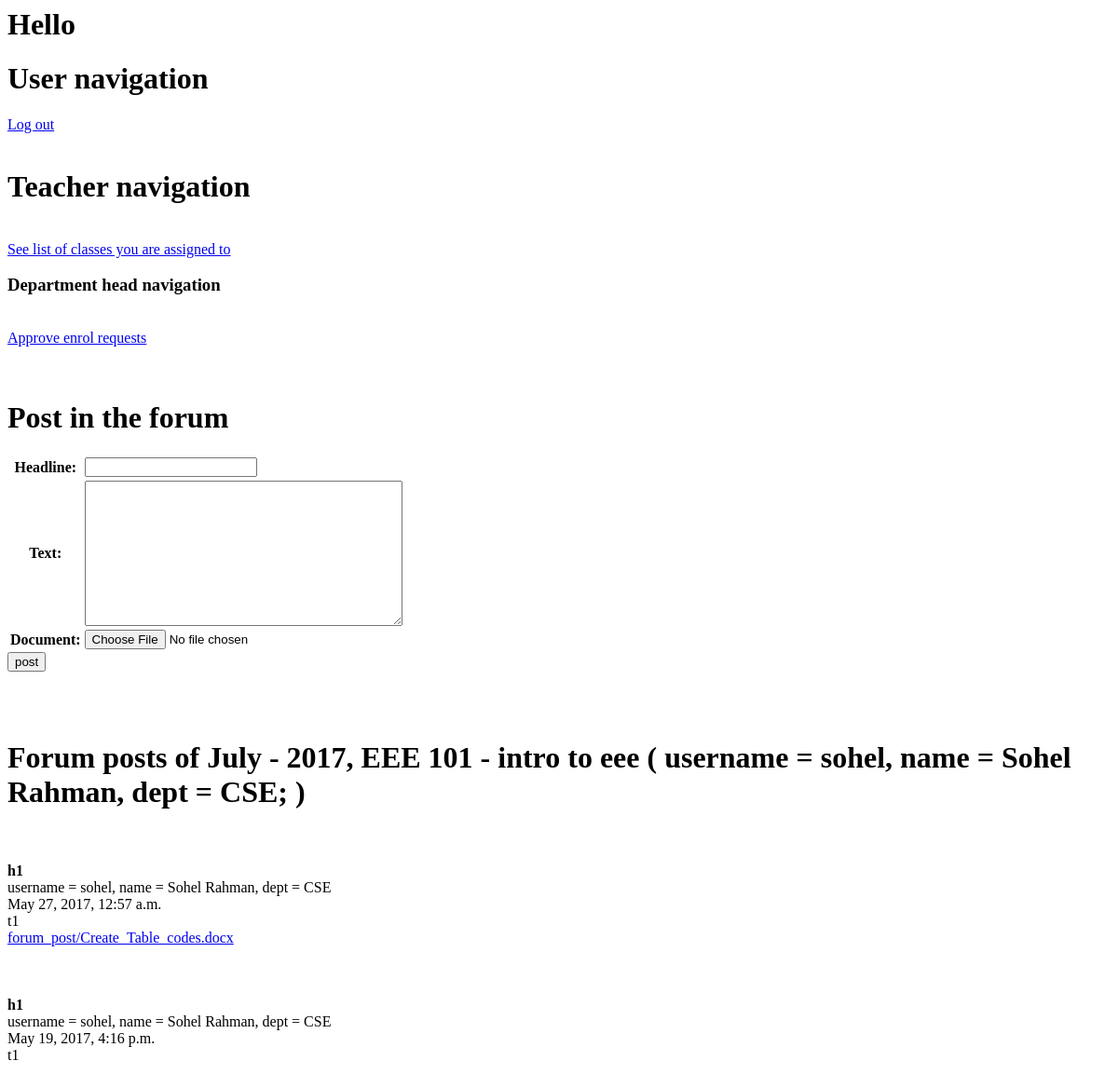
Page /teacher-post-in-class-forum/3/ (signed in) on the earlier database version.
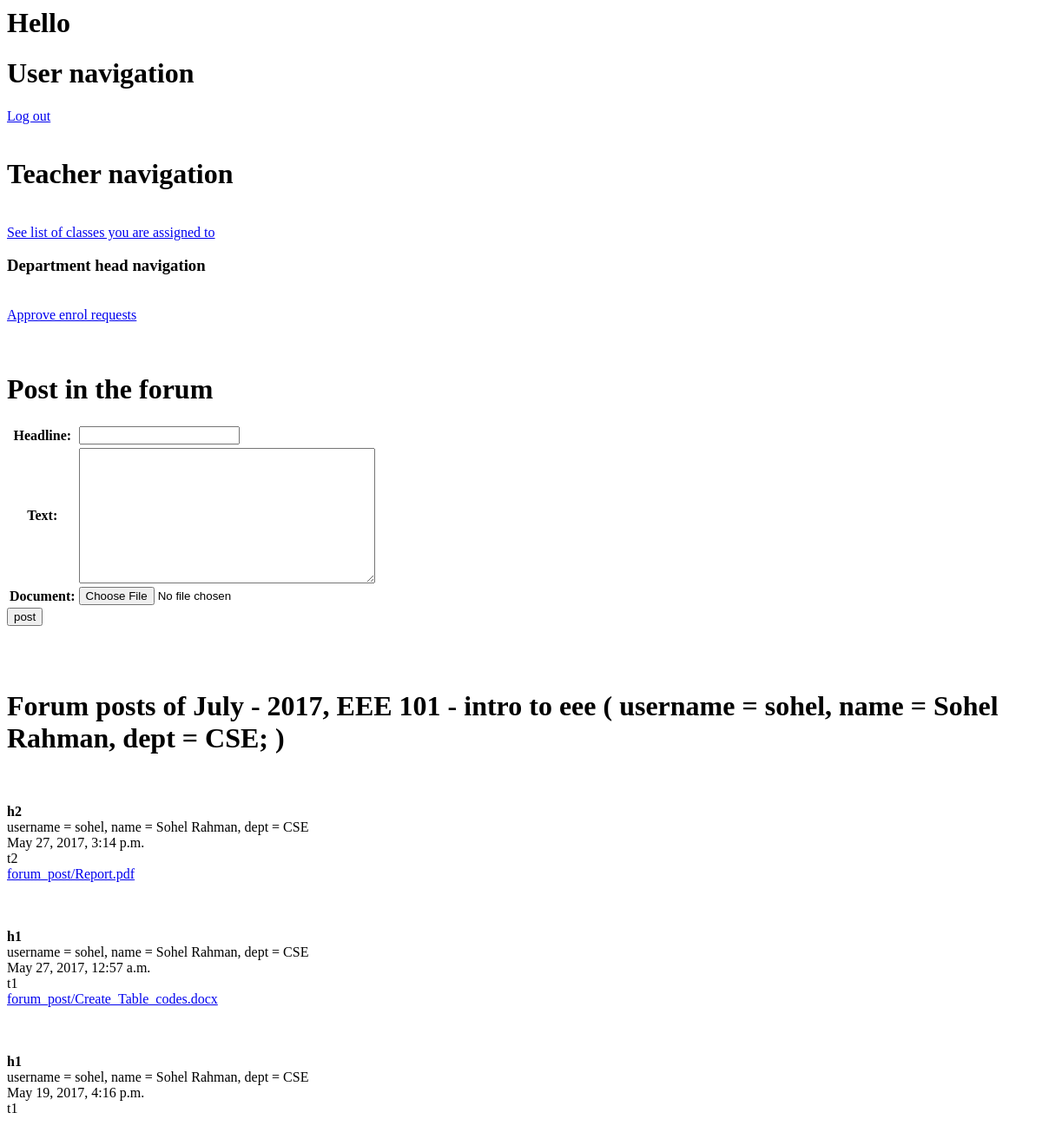
Same page on the later database version.
### cms/models.py (models this page shows, shortened)
class Class_of_course(models.Model):
    JANUARY = 'January'
    JULY = 'July'
    SESSION_MONTH = (
        (JANUARY, 'January'),
        (JULY, 'July')
    )
    month = models.CharField(max_length=200, choices=SESSION_MONTH, null=True)
    year = models.IntegerField(validators=[MinValueValidator(1990), MaxValueValidator(2020)])
    course_of_class = models.ForeignKey( Course )
    class_teacher = models.ManyToManyField( Teacher )
    class Meta:
        unique_together = ( 'month', 'year', 'course_of_class' )
    def __str__(self):
        class_teacher_list = self.class_teacher.all()
        ret =  self.month + ' - ' + str(self.year) + ', ' + self.course_of_class.course_num + ' - ' + \
                self.course_of_class.course_name + ' ( '
        for teacher in class_teacher_list :
            ret += ( teacher.__str__() + '; ' )
        ret += ')'
        return ret

class Course(models.Model):
    course_num = models.CharField(max_length=200, null=True, unique=True)
    course_name = models.CharField(max_length=200, null=True)
    credit_hour = models.IntegerField(null=True)
    dept = models.ForeignKey(Department, on_delete=models.CASCADE, null=True)

class User(models.Model):
    username = models.CharField(max_length=200, unique=True)
    password = models.CharField(max_length=200)
    first_name = models.CharField(max_length=200, default="", blank=True)
    last_name = models.CharField(max_length=200, default="", blank=True)
    address = models.CharField(max_length=200, default="", blank=True)
    phone_num = models.CharField(max_length=20, blank=True)
    email_address = models.EmailField(null=True, blank=True)
    TEACHER = 'TEACHER'
    STUDENT = 'STUDENT'
    ADMIN = 'ADMIN'
    USER_TYPE = (
        ( 'TEACHER', 'Teacher' ),
        ( 'STUDENT', 'Student' ),
        ( 'ADMIN', 'Admin' )
    )
    user_type = models.CharField(max_length=200, choices=USER_TYPE)

class Teacher(User):
    PROFESSOR = 'PROFESSOR'
    ASSOCIATE_PROF = 'ASSOCIATE_PROF'
    ASSISTANT_PROF = 'ASSISTANT_PROF'
    LECTURER = 'LECTURER'
    RANKS = (
        (PROFESSOR, 'Professor'),
        (ASSOCIATE_PROF, 'Associate Professor'),
        (ASSISTANT_PROF, 'Assistant Professor'),
        (LECTURER, 'Lecturer')
    )
    joinDate = models.DateField(null=True, blank=True)
    dept = models.ForeignKey(Department, on_delete=models.CASCADE, null=True)
    rank = models.CharField(max_length=200, blank=True, choices=RANKS)
    def __str__(self):
        return 'username = ' + self.username + ', name = ' + self.first_name + " " + self.last_name + ', dept = ' + self.dept.name

class Department(models.Model):
    name = models.CharField(max_length=30, unique=True)
    head = models.ForeignKey('Teacher', on_delete=models.SET_NULL, null=True, blank=True)

class Forum_post(models.Model):
    teacher = models.ForeignKey(Teacher)
    class_of_course = models.ForeignKey(Class_of_course)
    headline = models.CharField( max_length=999, validators=[MinLengthValidator(1)] )
    text = models.TextField( max_length=9999, validators=[MinLengthValidator(1)] )
    date_time = models.DateTimeField(null=True)
    document = models.FileField(upload_to='forum_post/', null=True)

### cms/views.py (the view, shortened to what this page needs)
# urls.py: url(r'teacher-post-in-class-forum/(?P<class_pk>[0-9]+)/$', teacher_post_in_class_forum, name='teacher_post_in_class_forum'),
def teacher_post_in_class_forum(request, class_pk) :
    print('start of teacher_post_in_class_forum')
    user_type = request.session.get('user_type', None)
    username = request.session.get('username', None)
    if (user_type != 'TEACHER'):  # Non Teacher
        print('User is not teacher')
        return render(request, 'permission_denied.html')
    current_class_of_course = Class_of_course.objects.get(pk=class_pk)
    print('current_class_of_course = ' + str(current_class_of_course) )
    current_teacher = Teacher.objects.get( username= username )
    print('current_teacher = ' + str(current_teacher)  )
    if ( not current_class_of_course.class_teacher.all().filter( username=username ).exists() ) :
        print('current teacher is not assigned to this course')
        return render(request, 'permission_denied.html')
    form = teacher_post_in_class_forum_form()
    all_forum_post_of_this_class = Forum_post.objects.all().filter(class_of_course=current_class_of_course).order_by(
        '-date_time')
    context = {
        'current_class_of_course': current_class_of_course,
        'all_forum_post_of_this_class': all_forum_post_of_this_class,
        'teacher_post_in_class_forum_form' : form,
    }
    if ( request.method != 'POST' ): # teacher just loaded the page, didn't click on the post button
        return render(request, 'teacher_post_in_class_forum.html', context)

### cms/forms.py
class teacher_post_in_class_forum_form(forms.ModelForm) :
    class Meta:
        model = Forum_post
        fields = [ 'headline', 'text', 'document' ]

### cms/templates/teacher_post_in_class_forum.html (shortened to what this page needs)
{% include  'includes/teacher_navigation.html' %}
{% if teacher_post_in_class_forum_form %}
    <h1> Post in the forum </h1>
    <form method="post" action="" enctype="multipart/form-data" >
    <table>
    {{ teacher_post_in_class_forum_form }}
    </table>
    <input type="submit" value="post"/>
    </form>
{% endif %}
<h1> Forum posts of {{ current_class_of_course }} </h1>
{% if all_forum_post_of_this_class %}
    {% for fp in all_forum_post_of_this_class %}
        <b> {{ fp.headline }} </b>
        {{ fp.teacher }}
        {{ fp.date_time }}
        {{ fp.text }}
        {% if fp.document %}
            <a href="{% url 'serve_file_of_forum_post' fp.pk %}" > {{ fp.document }} </a>
        {% endif %}
    {% endfor %}
{% endif %}

### cms/templates/includes/teacher_navigation.html (shortened to what this page needs)
{% include "includes/user_navigation.html" %}
<h1> Teacher navigation </h1>
<a href="{% url 'teacher_see_list_of_classes_assigned_to' %}" > See list of classes you are assigned to  </a>
{% if request.session.is_hod %}
<h3> Department head navigation </h3>
<a href="{% url 'hod_approve_new_enrol_request' %}" > Approve enrol requests  </a>
{% endif %}

### cms/templates/includes/user_navigation.html (shortened to what this page needs)
<h1> Hello {{ username }}  </h1>
<h1> User navigation </h1>
<a href="{% url 'handle_log_out' %}"> Log out </a>

Differences in the rows shown:
added Forum_post: headline "h2", teacher "username = sohel, name = Sohel Rahman, dept = CSE", date_time "May 27, 2017, 3:14 p.m.", text "t2", document "forum_post/Report.pdf"
